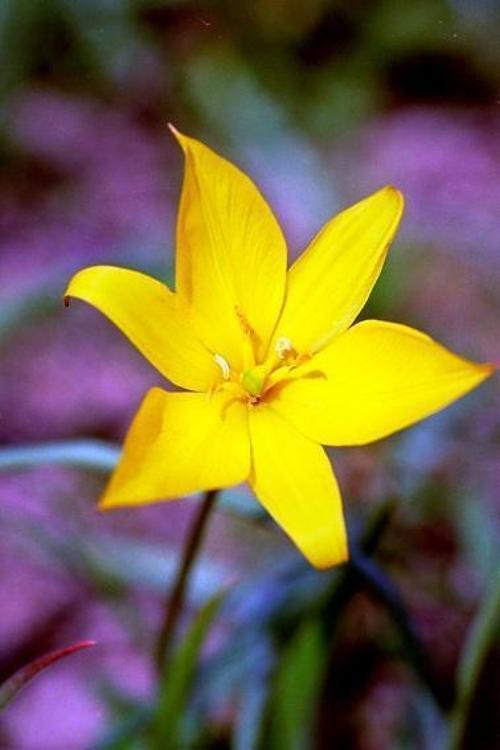
#> input picture flower.jpg, 500 x 750 px
$ python bug.py
#> lines starting #> are read from the running program, lines starting #| are printed output that depends on the picture; after the words box and inside, x2 and y2 are one past the last pixel; in counts of white or black regions, pixels touching at a corner belong together
import cv2
import numpy as np
import matplotlib.pyplot as plt

img = cv2.imread('flower.jpg',0) #直接读为灰度图像
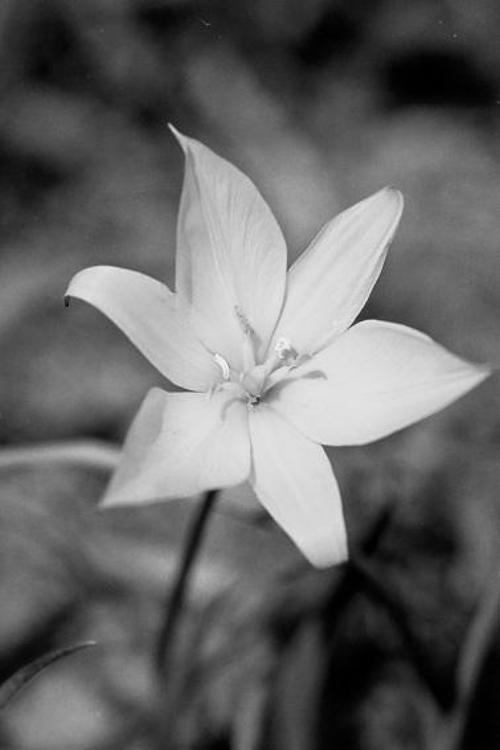
#> img: shape (750, 500); min 0, max 251, mean 101.9

for i in range(2000): #添加点噪声
    temp_x = np.random.randint(0,img.shape[0])
    temp_y = np.random.randint(0,img.shape[1])
    img[temp_x][temp_y] = 255
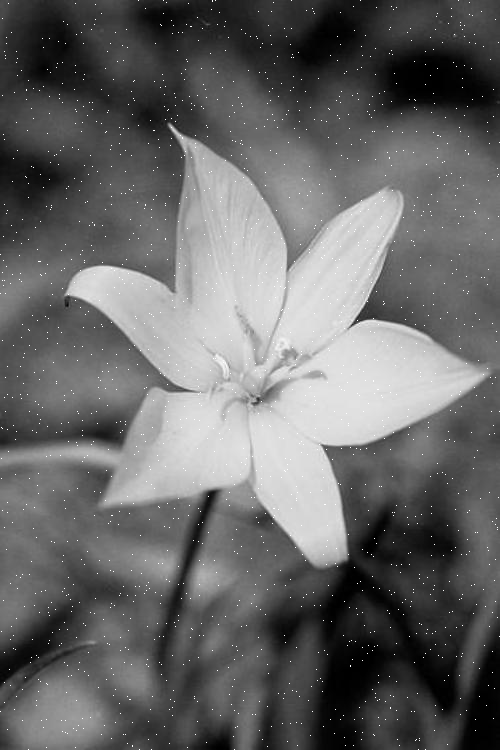
#> img: shape (750, 500); 0.53% of pixels changed, all inside (x1, y1, x2, y2) = (0, 0, 500, 750)

print(type(img))
#| <class 'numpy.ndarray'>
print(img.shape)
#| (750, 500)
blur = cv2.GaussianBlur(img,(11,11),0)
plt.subplot(1,2,1),plt.imshow(img,'gray')#默认彩色，另一种彩色bgr
plt.subplot(1,2,2),plt.imshow(blur,'gray')

plt.show()
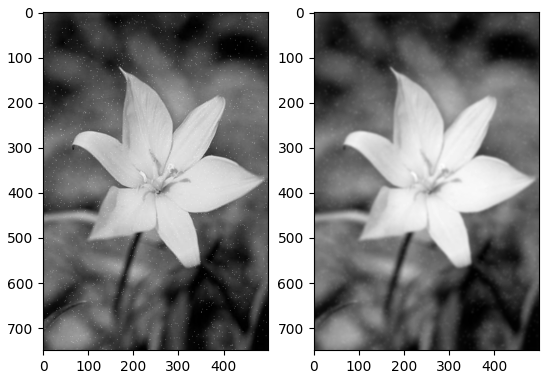
#> figure drawn by matplotlib, 2 panels
